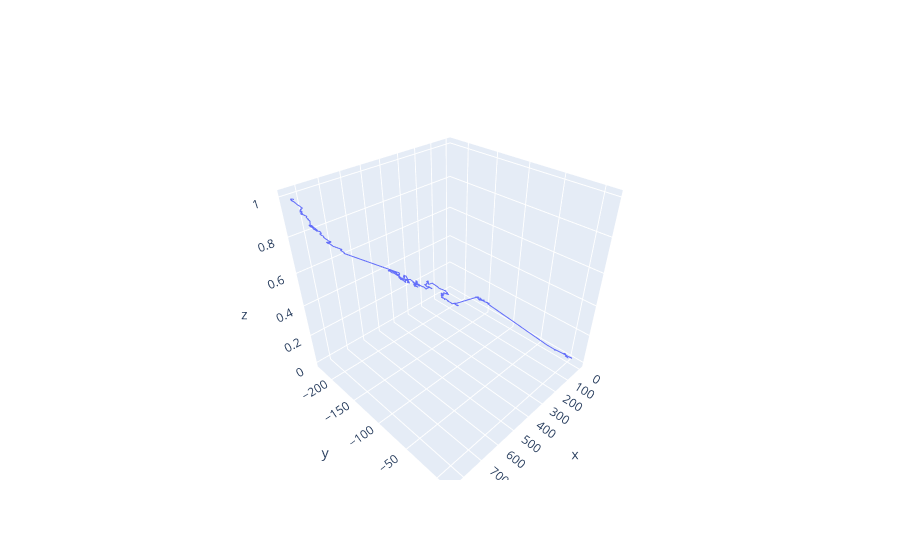

Source (notebook cell):
### Markdown cell above
# Activity 4: Lévy Flight - Vec2d - 1 Trajectory

### Code cell
def levy_flight(n_steps=1000, alpha=1.5, scale=1.0):
    pos = Vec2d(0, 0)
    trajectory = [pos.to_tuple()]

    for i in range(n_steps):
        step_size = np.abs(levy_stable.rvs(alpha, 0, scale=scale))  # Tamaño del paso con Lévy
        angle = cauchy.rvs(scale=scale)  # Generar un ángulo con distribución de Cauchy
        step = Vec2d(step_size, 0).rotated(angle)
        pos += step
        trajectory.append(pos.to_tuple())

    print("Primeros 5 puntos de la trayectoria:", trajectory[:5])  # Verifica si hay datos

    x, y = zip(*trajectory)
    z = np.linspace(0, 1, len(x))  # Crear un eje Z para la visualización 3D
    
    print("Cantidad de puntos generados:", len(x))  # Debe ser n_steps + 1

    fig = go.Figure()
    fig.add_trace(go.Scatter3d(x=x, y=y, z=z, mode='lines', name='Lévy Flight'))
    fig.show()

# Llamada de prueba
levy_flight()

### Figure 1 — Plotly figure (JSON) as saved in the notebook; plotly's stock layout.template omitted (floating-point values rounded to 4 significant figures; data arrays with more than 128 entries replaced by an {"elided": "..."} marker saying what was removed)
{"data": [{"mode": "lines", "name": "Lévy Flight", "type": "scatter3d", "x": {"elided": "1001 float values"}, "y": {"elided": "1001 float values"}, "z": {"elided": "1001 float values"}}], "layout": {}}
